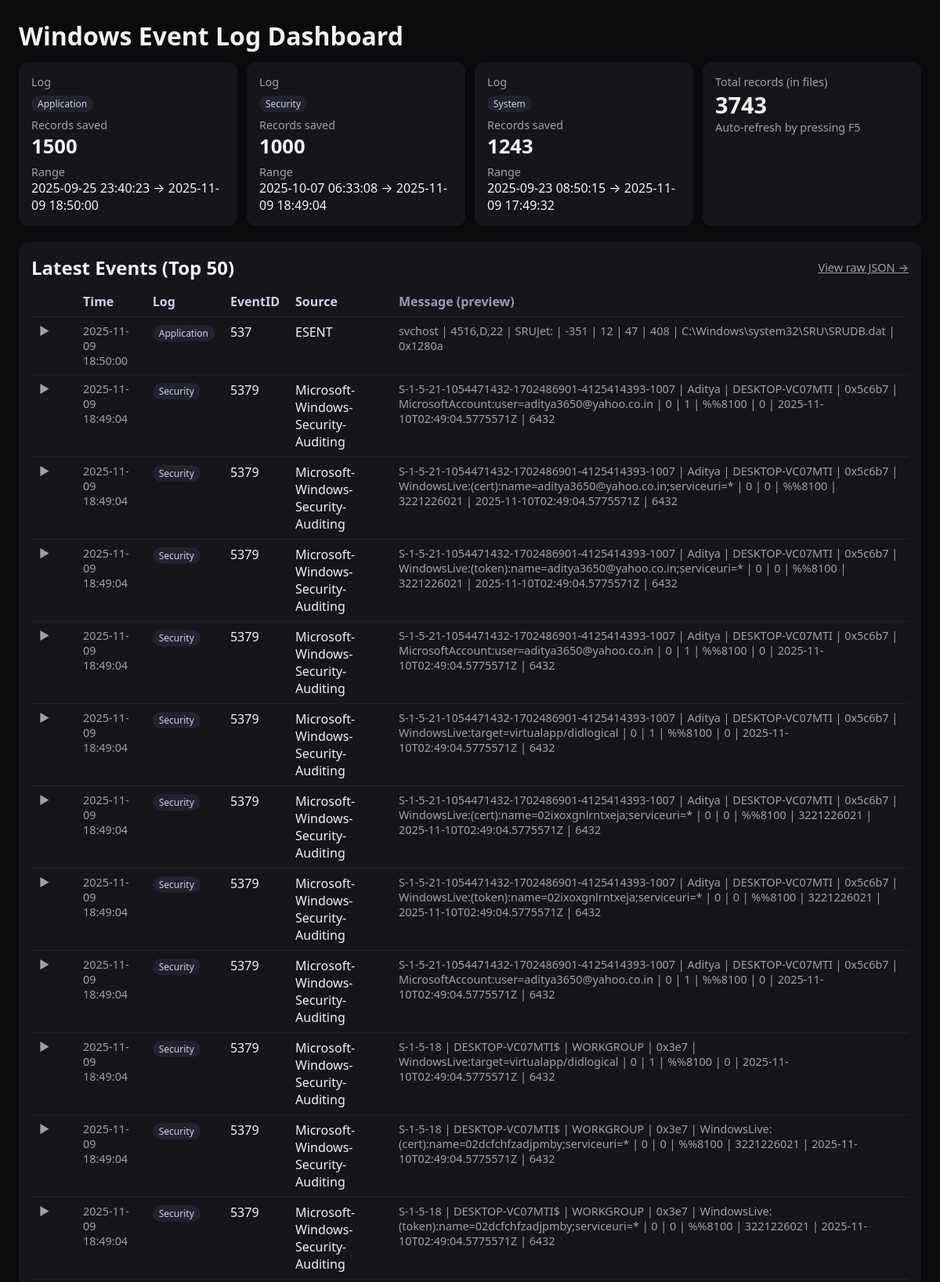
/dashboard (upper part), run on the app's committed database.
### tables this page shows
CREATE TABLE events (
  id INTEGER PRIMARY KEY,
  log_type TEXT NOT NULL,           -- System | Security | Application
  event_id INTEGER NOT NULL,
  source TEXT,
  time TEXT NOT NULL,               -- ISO string
  category INTEGER,
  record INTEGER NOT NULL,          -- RecordNumber
  event_type INTEGER,
  message_json TEXT                 -- JSON-encoded array
);

### src/dashboard/app.py (the view)
@app.get("/", response_class=HTMLResponse)
@app.get("/dashboard", response_class=HTMLResponse)
def dashboard(request: Request, limit: int = Query(50), log: str | None = None, event_id: int | None = None):
    logs = [s.strip() for s in log.split(",")] if log else None
    stats, total = fetch_stats()
    rows = fetch_latest(limit=limit, log_types=logs, event_id=event_id)
    interesting = {4625, 4672, 7045, 1102}
    for r in rows:
        r["flag"] = (r["event_id"] in interesting)
    return templates.TemplateResponse(
        "dashboard.html",
        {"request": request, "stats": stats, "total_events": total, "rows": rows}
    )

### src/dashboard/templates/dashboard.html (shortened to what this page needs)
<!doctype html>
<html>
<head>
</head>
<body>
  <h1>Windows Event Log Dashboard</h1>
  <div class="grid">
    {% for s in stats %}
      <div class="card">
        <div class="muted">Log</div>
        <div style="font-size:1.1rem; margin:4px 0 8px;"><span class="tag">{{ s.log_type }}</span></div>
        <div class="muted">Records saved</div>
        <div style="font-size:1.6rem; font-weight:600;">{{ s.count }}</div>
        <div class="muted" style="margin-top:6px;">Range</div>
        <div>{{ s.range }}</div>
      </div>
    {% endfor %}
    <div class="card">
      <div class="muted">Total records (in files)</div>
      <div style="font-size:1.8rem; font-weight:700;">{{ total_events }}</div>
      <div class="muted">Auto-refresh by pressing F5</div>
    </div>
  </div>
  <div class="card">
    <div style="display:flex; justify-content:space-between; align-items:center; margin-bottom:8px;">
      <h2 style="margin:0;">Latest Events (Top 50)</h2>
      <a href="/api/events" class="muted">View raw JSON →</a>
    </div>
    <div class="rowscroller">
      <table id="events-table">
        <thead>
          <tr>
            <th style="width:36px;"></th>
            <th>Time</th>
            <th>Log</th>
            <th>EventID</th>
            <th>Source</th>
            <th class="dim">Message (preview)</th>
          </tr>
        </thead>
        <tbody>
        {% for r in rows %}
          <tr class="row"
              data-payload='{{ {
                "log_type": r.log_type,
                "time": r.time,
                "event_id": r.event_id,
                "source": r.source,
                "message": r.message
              } | tojson }}'
              style="font-weight: {{ '700' if r.flag else '400' }};">
            <td class="muted"><span class="chev">▶</span></td>
            <td class="muted">{{ r.time }}</td>
            <td><span class="tag">{{ r.log_type }}</span></td>
            <td>{{ r.event_id }}</td>
            <td>{{ r.source }}</td>
            <td class="muted">
              {% if r.message %}
                {{ r.message | join(" | ") }}
              {% else %}
                —
              {% endif %}
            </td>
          </tr>
        {% endfor %}
        </tbody>
      </table>
    </div>
  </div>
</body>
</html>

### src/dashboard/templates/dashboard.html (style rules this page uses)
body { font-family: system-ui, -apple-system, Segoe UI, Roboto, Arial; margin: 24px; background:#0b0b0d; color:#f2f2f2; }
h1 { margin: 0 0 12px; }
.grid { display: grid; grid-template-columns: repeat(auto-fit, minmax(240px,1fr)); gap: 12px; margin-bottom: 20px; }
.card { background:#15151a; padding:16px; border-radius:12px; box-shadow: 0 2px 8px rgba(0,0,0,.3); }
.muted { color:#a0a0ad; font-size: 0.9rem; }
table { width:100%; border-collapse: collapse; }
th, td { padding: 8px 10px; border-bottom: 1px solid #22222a; vertical-align: top; }
th { text-align: left; color:#cfcfe6; position: sticky; top:0; background:#15151a; }
.tag { background:#222230; padding: 2px 8px; border-radius:999px; font-size: 12px; color:#cfcfe6; }
.chev { display:inline-block; transition: transform .15s ease; margin-right:6px; }
.dim { color:#9a9ab3; }
.rowscroller { max-height:60vh; overflow:auto; }

### data on the page
events: time "2025-11-09 18:50:00", log_type "Application", event_id "537", source "ESENT", message "svchost | 4516,D,22 | SRUJet: | -351 | 12 | 47 | 408 | C:\\Windows\\system32\\SRU\\SRUDB.dat | 0x1280a"
events: time "2025-11-09 18:49:04", log_type "Security", event_id "5379", source "Microsoft-Windows-Security-Auditing", message "S-1-5-21-1054471432-1702486901-4125414393-1007 | Aditya | DESKTOP-VC07MTI | 0x5c6b7 | MicrosoftAccount:user=aditya3650@yahoo.co.in | 0 | 1 | %%8100 | 0 | 2025-11-10T02:49:04.5775571Z | 6432"
events: time "2025-11-09 18:49:04", log_type "Security", event_id "5379", source "Microsoft-Windows-Security-Auditing", message "S-1-5-21-1054471432-1702486901-4125414393-1007 | Aditya | DESKTOP-VC07MTI | 0x5c6b7 | WindowsLive:(cert):name=aditya3650@yahoo.co.in;serviceuri=* | 0 | 0 | %%8100 | 3221226021 | 2025-11-10T02:49:04.5775571Z | 6432"
events: time "2025-11-09 18:49:04", log_type "Security", event_id "5379", source "Microsoft-Windows-Security-Auditing", message "S-1-5-21-1054471432-1702486901-4125414393-1007 | Aditya | DESKTOP-VC07MTI | 0x5c6b7 | WindowsLive:(token):name=aditya3650@yahoo.co.in;serviceuri=* | 0 | 0 | %%8100 | 3221226021 | 2025-11-10T02:49:04.5775571Z | 6432"
events: time "2025-11-09 18:49:04", log_type "Security", event_id "5379", source "Microsoft-Windows-Security-Auditing", message "S-1-5-21-1054471432-1702486901-4125414393-1007 | Aditya | DESKTOP-VC07MTI | 0x5c6b7 | MicrosoftAccount:user=aditya3650@yahoo.co.in | 0 | 1 | %%8100 | 0 | 2025-11-10T02:49:04.5775571Z | 6432"
events: time "2025-11-09 18:49:04", log_type "Security", event_id "5379", source "Microsoft-Windows-Security-Auditing", message "S-1-5-21-1054471432-1702486901-4125414393-1007 | Aditya | DESKTOP-VC07MTI | 0x5c6b7 | WindowsLive:target=virtualapp/didlogical | 0 | 1 | %%8100 | 0 | 2025-11-10T02:49:04.5775571Z | 6432"
events: time "2025-11-09 18:49:04", log_type "Security", event_id "5379", source "Microsoft-Windows-Security-Auditing", message "S-1-5-21-1054471432-1702486901-4125414393-1007 | Aditya | DESKTOP-VC07MTI | 0x5c6b7 | WindowsLive:(cert):name=02ixoxgnlrntxeja;serviceuri=* | 0 | 0 | %%8100 | 3221226021 | 2025-11-10T02:49:04.5775571Z | 6432"
events: time "2025-11-09 18:49:04", log_type "Security", event_id "5379", source "Microsoft-Windows-Security-Auditing", message "S-1-5-21-1054471432-1702486901-4125414393-1007 | Aditya | DESKTOP-VC07MTI | 0x5c6b7 | WindowsLive:(token):name=02ixoxgnlrntxeja;serviceuri=* | 0 | 0 | %%8100 | 3221226021 | 2025-11-10T02:49:04.5775571Z | 6432"
events: time "2025-11-09 18:49:04", log_type "Security", event_id "5379", source "Microsoft-Windows-Security-Auditing", message "S-1-5-21-1054471432-1702486901-4125414393-1007 | Aditya | DESKTOP-VC07MTI | 0x5c6b7 | MicrosoftAccount:user=aditya3650@yahoo.co.in | 0 | 1 | %%8100 | 0 | 2025-11-10T02:49:04.5775571Z | 6432"
events: time "2025-11-09 18:49:04", log_type "Security", event_id "5379", source "Microsoft-Windows-Security-Auditing", message "S-1-5-18 | DESKTOP-VC07MTI$ | WORKGROUP | 0x3e7 | WindowsLive:target=virtualapp/didlogical | 0 | 1 | %%8100 | 0 | 2025-11-10T02:49:04.5775571Z | 6432"
events: time "2025-11-09 18:49:04", log_type "Security", event_id "5379", source "Microsoft-Windows-Security-Auditing", message "S-1-5-18 | DESKTOP-VC07MTI$ | WORKGROUP | 0x3e7 | WindowsLive:(cert):name=02dcfchfzadjpmby;serviceuri=* | 0 | 0 | %%8100 | 3221226021 | 2025-11-10T02:49:04.5775571Z | 6432"
events: time "2025-11-09 18:49:04", log_type "Security", event_id "5379", source "Microsoft-Windows-Security-Auditing", message "S-1-5-18 | DESKTOP-VC07MTI$ | WORKGROUP | 0x3e7 | WindowsLive:(token):name=02dcfchfzadjpmby;serviceuri=* | 0 | 0 | %%8100 | 3221226021 | 2025-11-10T02:49:04.5775571Z | 6432"

### other printed values
{{ s.log_type }} "Application" "Security" "System"
{{ s.count }} "1500" "1000" "1243"
{{ s.range }} "2025-09-25 23:40:23 → 2025-11-09 18:50:00" "2025-10-07 06:33:08 → 2025-11-09 18:49:04" "2025-09-23 08:50:15 → 2025-11-09 17:49:32"
{{ total_events }} "3743"
